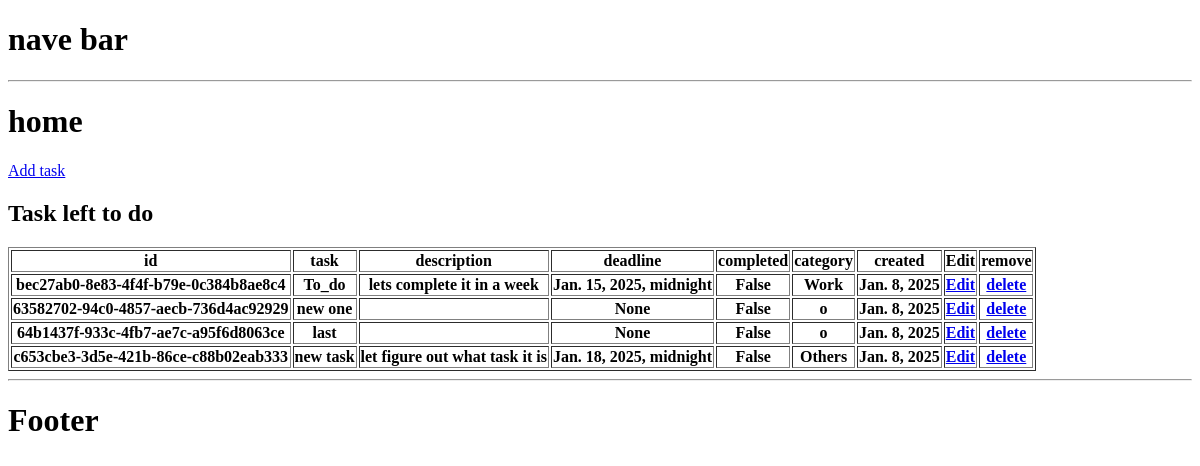
Before: / with the older database file.
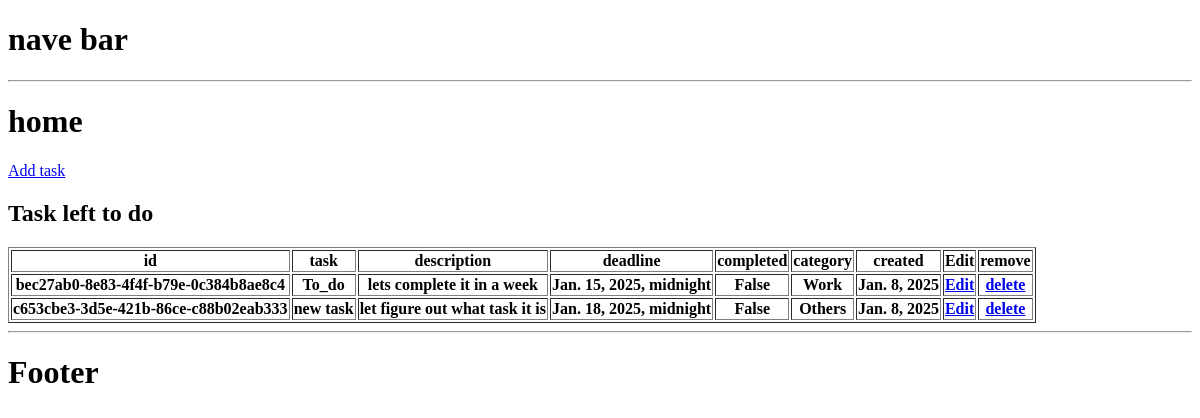
After: the same page with the newer database file.
### Tasks/models.py (models this page shows, shortened)
class tasks(models.Model):
    type = [
        ("Work", "Work"),
        ("Personal", "Personal"),
        ("Others", "Others"),
    ]
    id = models.UUIDField(
        default=uuid.uuid4, primary_key=True, unique=True, editable=True
    )
    created = models.DateField(auto_now_add=True)
    task = models.CharField(max_length=100)
    description = models.TextField(null=True, blank=True, max_length=500)
    completed = models.BooleanField(default=False)
    deadline = models.DateTimeField(null=True, blank=True)
    category = models.CharField(max_length=8, choices=type)

### Tasks/views.py (the view)
# urls.py: path('',views.LandingPage,name='landing-page'),
def LandingPage(request):
    data = tasks.objects.all()
    context = {"data": data}
    return render(request, "Tasks/home.html", context)

### Tasks/templates/Tasks/home.html
{%extends 'index.html'%}
{%block content%}
<h1>home</h1>
<a href="{%url 'add-task'%}">Add task</a>
<h2>Task left to do</h2>
<table border="1px solid black">
    <tr>
        <th>id</th>
        <th>task</th>
        <th>description</th>
        <th>deadline</th>
        <th>completed</th>
        <th>category</th>
        <th>created</th>
        <th>Edit</th>
        <th>remove</th>
    </tr>
    {%for task in data%}
    <tr>
        <th>{{task.id}}</th>
        <th>{{task.task}}</th>
        <th>{{task.description}}</th>
        <th>{{task.deadline}}</th>
        <th>{{task.completed}}</th>
        <th>{{task.category}}</th>
        <th>{{task.created}}</th>
        <th><a href="{% url 'edit-task' task.id%}">Edit</a></th>
        <th><a href="{% url 'delete-task' task.id%}">delete</a></th>
    </tr>
    {%endfor%}
</table>
{%endblock content%}

### templates/index.html (shortened to what this page needs)
<!DOCTYPE html>
<html lang="en">
<head>
</head>
<body>
    <h1>nave bar</h1>
    <hr>
    {%block content%}
    {%endblock content%}
    <hr>
    <h1>Footer</h1>
</body>
</html>

Changed rows visible on the page:
removed tasks: id "63582702-94c0-4857-aecb-736d4ac92929", task "new one", deadline "None", completed "False", category "o", created "Jan. 8, 2025"
removed tasks: id "64b1437f-933c-4fb7-ae7c-a95f6d8063ce", task "last", deadline "None", completed "False", category "o", created "Jan. 8, 2025"
